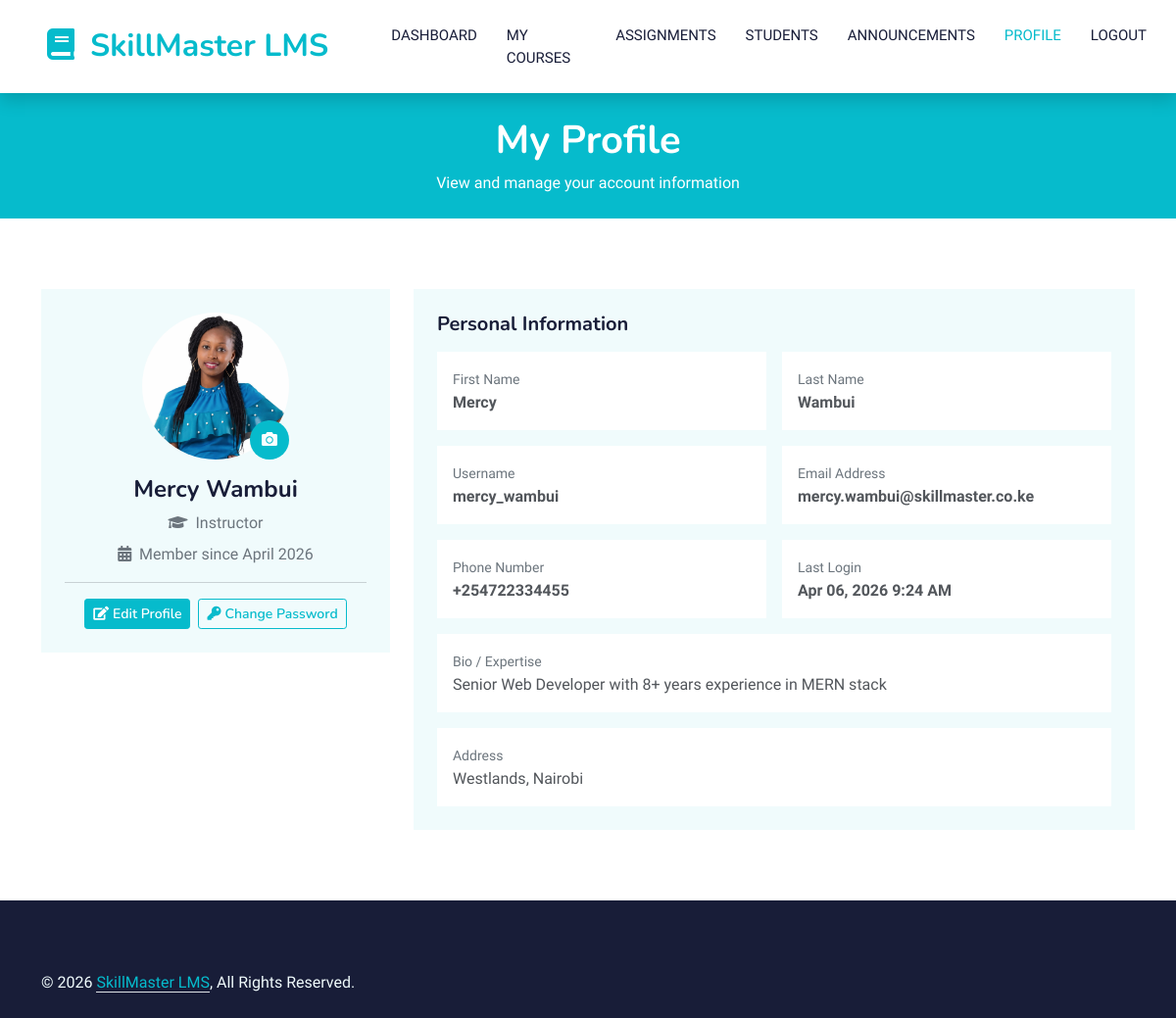
/instructor/profile/index.php (signed in), run on the app's committed database.
### tables this page shows
CREATE TABLE `users` (
  `id` bigint(20) NOT NULL,
  `username` varchar(50) NOT NULL,
  `email` varchar(100) NOT NULL,
  `password` varchar(255) NOT NULL,
  `role` enum('admin','instructor','student') NOT NULL DEFAULT 'student',
  `first_name` varchar(50) NOT NULL,
  `last_name` varchar(50) NOT NULL,
  `profile_pic` varchar(255) DEFAULT NULL,
  `bio` text DEFAULT NULL,
  `phone_number` varchar(20) DEFAULT NULL,
  `address` text DEFAULT NULL,
  `is_active` tinyint(1) DEFAULT 1,
  `must_change_password` tinyint(1) DEFAULT 0,
  `created_by` bigint(20) DEFAULT NULL,
  `last_login` timestamp NULL DEFAULT NULL,
  `created_at` timestamp NOT NULL DEFAULT current_timestamp(),
  `updated_at` timestamp NOT NULL DEFAULT current_timestamp() ON UPDATE current_timestamp(),
  `deleted_at` timestamp NULL DEFAULT NULL,
  `facebook_link` varchar(255) DEFAULT NULL,
  `twitter_link` varchar(255) DEFAULT NULL,
  `linkedin_link` varchar(255) DEFAULT NULL
);

### src/Models/User.php (called while the page is built, shortened)
<?php
class User
{
    private $db;
    private $table = 'users';
    public function __construct()
    {
        $this->db = Connection::getInstance()->getConnection();
    }
    public function findById($id)
    {
        $stmt = $this->db->prepare("SELECT * FROM {$this->table} WHERE id = ? AND deleted_at IS NULL");
        $stmt->execute([$id]);
        return $stmt->fetch();
    }
}

### src/Database/Connection.php (called while the page is built, shortened)
<?php
class Connection
{
    private static $instance = null;
    private $connection;
    private function __construct()
    {
        try {
            $dsn = sprintf(
                'mysql:host=%s;dbname=%s;charset=%s',
                DB_HOST,
                DB_NAME,
                DB_CHARSET
            );
            $options = [
                PDO::ATTR_ERRMODE => PDO::ERRMODE_EXCEPTION,
                PDO::ATTR_DEFAULT_FETCH_MODE => PDO::FETCH_ASSOC,
                PDO::ATTR_EMULATE_PREPARES => false,
                PDO::MYSQL_ATTR_INIT_COMMAND => "SET NAMES " . DB_CHARSET
            ];
            $this->connection = new PDO($dsn, DB_USER, DB_PASS, $options);
        } catch (PDOException $e) {
            if (DEBUG_MODE) {
                die("Database connection failed: " . $e->getMessage());
            } else {
                error_log("Database connection failed: " . $e->getMessage());
                die("A database error occurred. Please try again later.");
            }
        }
    }
    public static function getInstance()
    {
        if (self::$instance === null) {
            self::$instance = new self();
        }
        return self::$instance;
    }
    public function getConnection()
    {
        return $this->connection;
    }
}

### public/instructor/profile/index.php (the view, shortened to what this page needs)
<?php
$userModel = new User();
$userId = $_SESSION['user_id'];
$user = $userModel->findById($userId);
?>
<!DOCTYPE html>
<html lang="en">
<head>
    <link href="https://cdnjs.cloudflare.com/ajax/libs/font-awesome/5.10.0/css/all.min.css" rel="stylesheet">
    <link href="https://cdn.jsdelivr.net/npm/bootstrap-icons@1.4.1/font/bootstrap-icons.css" rel="stylesheet">
    <link href="../../assets/css/bootstrap.min.css" rel="stylesheet">
    <link href="../../assets/css/style.css" rel="stylesheet">
</head>
<body>
    <nav class="navbar navbar-expand-lg bg-white navbar-light shadow sticky-top p-0">
        <a href="../index.php" class="navbar-brand d-flex align-items-center px-4 px-lg-5">
            <h2 class="m-0 text-primary"><i class="fa fa-book me-3"></i><?php echo APP_NAME; ?></h2>
        </a>
        <div class="collapse navbar-collapse" id="navbarCollapse">
            <div class="navbar-nav ms-auto p-4 p-lg-0">
                <a href="../index.php" class="nav-item nav-link">Dashboard</a>
                <a href="../courses/my-courses.php" class="nav-item nav-link">My Courses</a>
                <a href="../assignments/list.php" class="nav-item nav-link">Assignments</a>
                <a href="../students/enrolled.php" class="nav-item nav-link">Students</a>
                <a href="../announcements/list.php" class="nav-item nav-link">Announcements</a>
                <a href="index.php" class="nav-item nav-link active">Profile</a>
                <a href="../../logout.php" class="nav-item nav-link">Logout</a>
            </div>
        </div>
    </nav>
    <div class="container-fluid bg-primary py-4 mb-5">
        <div class="container">
            <div class="row">
                <div class="col-12 text-center">
                    <h1 class="text-white">My Profile</h1>
                    <p class="text-white mb-0">View and manage your account information</p>
                </div>
            </div>
        </div>
    </div>
    <div class="container-xxl py-4">
        <div class="container">
            <div class="row">
                <div class="col-lg-4">
                    <div class="bg-light rounded p-4 text-center mb-4">
                        <div class="position-relative d-inline-block mb-3">
                            <img src="<?php echo !empty($user['profile_pic']) ? '../../uploads/profiles/' . $user['profile_pic'] : '../../assets/img/user-avatar.png'; ?>"
                                 class="rounded-circle" style="width: 150px; height: 150px; object-fit: cover;">
                            <a href="edit.php?tab=avatar" class="position-absolute bottom-0 end-0 bg-primary rounded-circle p-2" style="width: 40px; height: 40px;">
                                <i class="fa fa-camera text-white"></i>
                            </a>
                        </div>
                        <h4><?php echo htmlspecialchars($user['first_name'] . ' ' . $user['last_name']); ?></h4>
                        <p class="text-muted mb-2">
                            <i class="fa fa-graduation-cap me-1"></i> <?php echo ucfirst($user['role']); ?>
                        </p>
                        <p class="text-muted">
                            <i class="fa fa-calendar-alt me-1"></i> Member since <?php echo date('F Y', strtotime($user['created_at'])); ?>
                        </p>
                        <hr>
                        <div class="d-flex justify-content-center gap-2">
                            <a href="edit.php" class="btn btn-primary btn-sm">
                                <i class="fa fa-edit me-1"></i>Edit Profile
                            </a>
                            <a href="change-password.php" class="btn btn-outline-primary btn-sm">
                                <i class="fa fa-key me-1"></i>Change Password
                            </a>
                        </div>
                    </div>
                </div>
                <div class="col-lg-8">
                    <div class="bg-light rounded p-4">
                        <h5 class="mb-3">Personal Information</h5>
                        <div class="row g-3">
                            <div class="col-md-6">
                                <div class="bg-white rounded p-3">
                                    <small class="text-muted">First Name</small>
                                    <p class="mb-0 fw-bold"><?php echo htmlspecialchars($user['first_name']); ?></p>
                                </div>
                            </div>
                            <div class="col-md-6">
                                <div class="bg-white rounded p-3">
                                    <small class="text-muted">Last Name</small>
                                    <p class="mb-0 fw-bold"><?php echo htmlspecialchars($user['last_name']); ?></p>
                                </div>
                            </div>
                            <div class="col-md-6">
                                <div class="bg-white rounded p-3">
                                    <small class="text-muted">Username</small>
                                    <p class="mb-0 fw-bold"><?php echo htmlspecialchars($user['username']); ?></p>
                                </div>
                            </div>
                            <div class="col-md-6">
                                <div class="bg-white rounded p-3">
                                    <small class="text-muted">Email Address</small>
                                    <p class="mb-0 fw-bold"><?php echo htmlspecialchars($user['email']); ?></p>
                                </div>
                            </div>
                            <div class="col-md-6">
                                <div class="bg-white rounded p-3">
                                    <small class="text-muted">Phone Number</small>
                                    <p class="mb-0 fw-bold"><?php echo htmlspecialchars($user['phone_number'] ?? 'Not provided'); ?></p>
                                </div>
                            </div>
                            <div class="col-md-6">
                                <div class="bg-white rounded p-3">
                                    <small class="text-muted">Last Login</small>
                                    <p class="mb-0 fw-bold"><?php echo $user['last_login'] ? date('M d, Y g:i A', strtotime($user['last_login'])) : 'Never'; ?></p>
                                </div>
                            </div>
                            <?php if ($user['bio']): ?>
                                <div class="col-12">
                                    <div class="bg-white rounded p-3">
                                        <small class="text-muted">Bio / Expertise</small>
                                        <p class="mb-0"><?php echo nl2br(htmlspecialchars($user['bio'])); ?></p>
                                    </div>
                                </div>
                            <?php endif; ?>
                            <?php if ($user['address']): ?>
                                <div class="col-12">
                                    <div class="bg-white rounded p-3">
                                        <small class="text-muted">Address</small>
                                        <p class="mb-0"><?php echo htmlspecialchars($user['address']); ?></p>
                                    </div>
                                </div>
                            <?php endif; ?>
                        </div>
                    </div>
                </div>
            </div>
        </div>
    </div>
    <div class="container-fluid bg-dark text-light footer pt-5 mt-5">
        <div class="container py-4">
            <div class="row">
                <div class="col-md-6 text-center text-md-start mb-3 mb-md-0">
                    &copy; <?php echo date('Y'); ?> <a class="border-bottom text-primary" href="#"><?php echo APP_NAME; ?></a>, All Rights Reserved.
                </div>
            </div>
        </div>
    </div>
</body>
</html>

### public/assets/css/style.css (style rules this page uses)
:root { --primary: #06BBCC; --light: #F0FBFC; --dark: #181d38; }
.btn { font-family: 'Nunito', sans-serif; font-weight: 600; transition: .5s; }
.btn.btn-primary, .btn.btn-secondary { color: #FFFFFF; }
.navbar-light .navbar-nav .nav-link { margin-right: 30px; padding: 25px 0; color: #FFFFFF; font-size: 15px; text-transform: uppercase; outline: none; }
.navbar-light .navbar-nav .nav-link:hover, .navbar-light .navbar-nav .nav-link.active { color: var(--primary); }
.navbar-light .navbar-brand, .navbar-light a.btn { height: 75px; }
.navbar-light .navbar-nav .nav-link { color: var(--dark); font-weight: 500; }
.navbar-light.sticky-top { top: -100px; transition: .5s; }

### data on the page
users: profile_pic (picture), first_name+last_name "Mercy Wambui", role "Instructor", created_at "April 2026", first_name "Mercy", last_name "Wambui", username "mercy_wambui", email "mercy.wambui@skillmaster.co.ke", phone_number "+254722334455", last_login "Apr 06, 2026 9:24 AM", bio "Senior Web Developer with 8+ years experience in MERN stack", address "Westlands, Nairobi"

### other printed values
APP_NAME "SkillMaster LMS"
